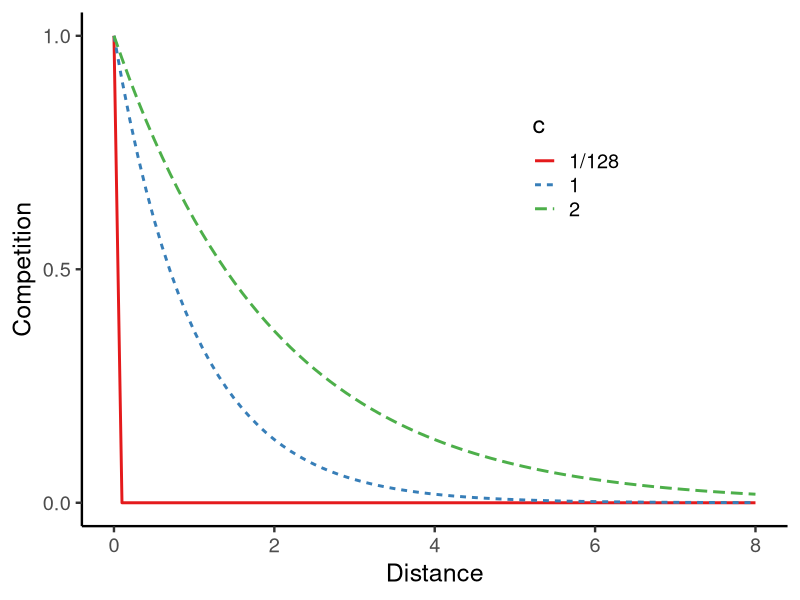
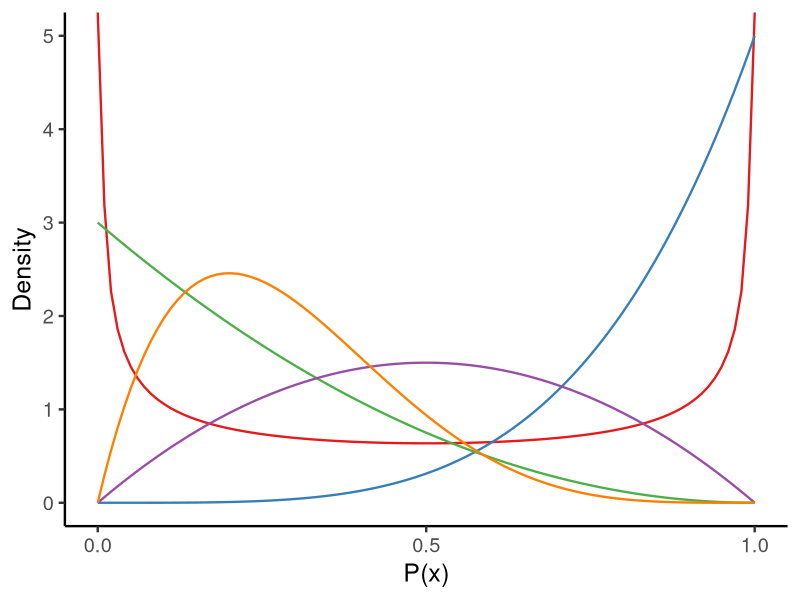
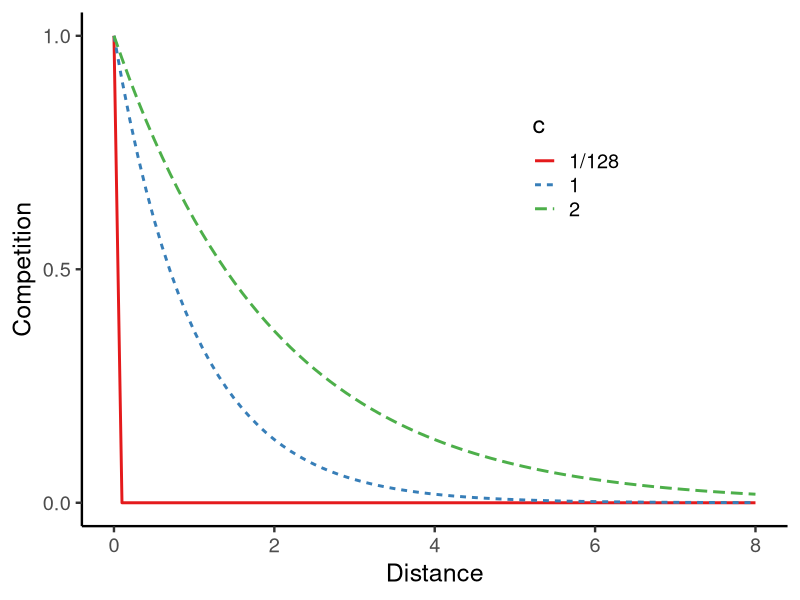
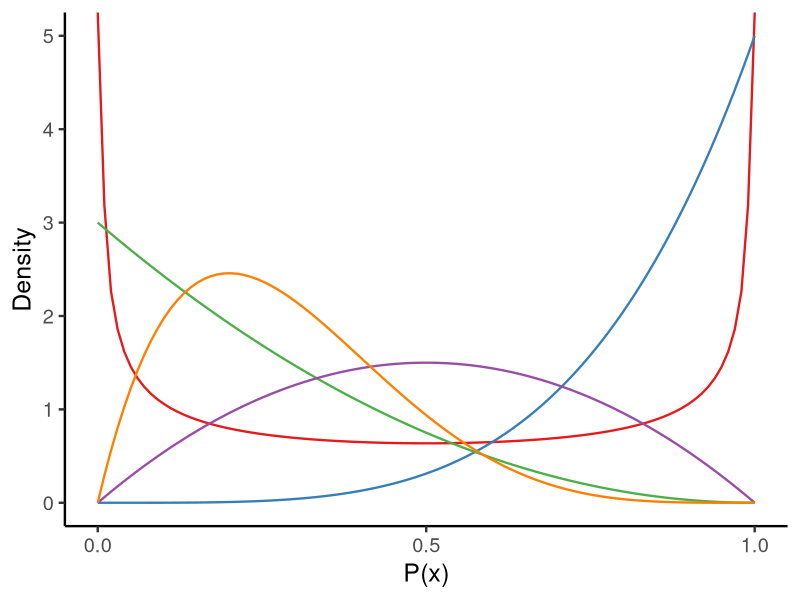

These charts were generated, in order, by the following R code:
#Competition paramerter plot
#Charley Wu
library(ggplot2)
library(viridis)

#Splitting function
competitionSplit <- function(c, d){
  return(exp(-d/c))
}

#run simulations at different values
df <- data.frame()
comps <-c(1/128, 1 ,2)
s <- seq(0,8, by=0.1) #Distances

for (comp in comps){
  dummy <- data.frame(c = comp, dist = s, sim = competitionSplit(comp,s))
  df <- rbind(df, dummy)
}


df$c <- factor(df$c)
levels(df$c) <- c('1/128','1', '2')


p1 <- ggplot(df, aes(x = dist, y = sim, color = c, linetype = c))+
  geom_line(size = 1)+
  scale_color_brewer(palette = 'Set1')+
  theme_classic(base_size = 18)+
  ylab('Competition')+
  xlab('Distance')+
  scale_x_continuous(breaks=c(0,2,4,6,8))+
  scale_y_continuous(breaks=c(0,0.5,1))+
  theme(legend.position = c(0.7,0.7))
p1

ggsave(filename = 'plots/splittingRate.pdf', p1, width = 5, height = 4, unit = 'in')


####################
#Examples of beta distributions
#####################

x <- seq(0,1,length=100) #define grid

nugget <- 1 #aka psuedo-count for seeding beta distributions

#betaValues <-(1 / c(0.1, 0.25, .5,0.75, 0.9)) - 1
b1 <- dbeta(x, 0.5,0.5) 
b2 <- dbeta(x, 5,1)
b3 <- dbeta(x, 1,3)
b4 <- dbeta(x, 2,2)
b5 <- dbeta(x, 2,5)


betas <- data.frame(x=rep(x, 5), y=c(b1,b2,b3,b4, b5), value=rep(seq(1,5),each=100))
betas$value <- factor(betas$value)

#betas$y <-betas$y/max(betas$y) 


#all distributions on the same plot
p2 <- ggplot(data=betas, aes(x=x,y=y, color = value)) + 
  geom_line(size = .8)+
  theme_classic(base_size = 18)+
  #scale_color_manual(values= c("#E69F00", "#E69F00", "#56B4E9","#56B4E9"), name="")+
  #scale_linetype_manual(values = c("solid", "dotted", "dashed", "dotted", "dashed"), name = "")+
  xlab('P(x)')+
  ylab('Density')+
  scale_x_continuous(breaks=c(0,0.5,1))+
  scale_color_brewer(palette = 'Set1')+
  theme(strip.background=element_blank(), legend.key=element_blank(), legend.background = element_rect(fill = "transparent"), # get rid of legend bg
        legend.box.background = element_blank(), legend.position='none')
p2

ggsave(filename = 'plots/beta.pdf', p2, width = 3, height = 2.5, unit = 'in')

